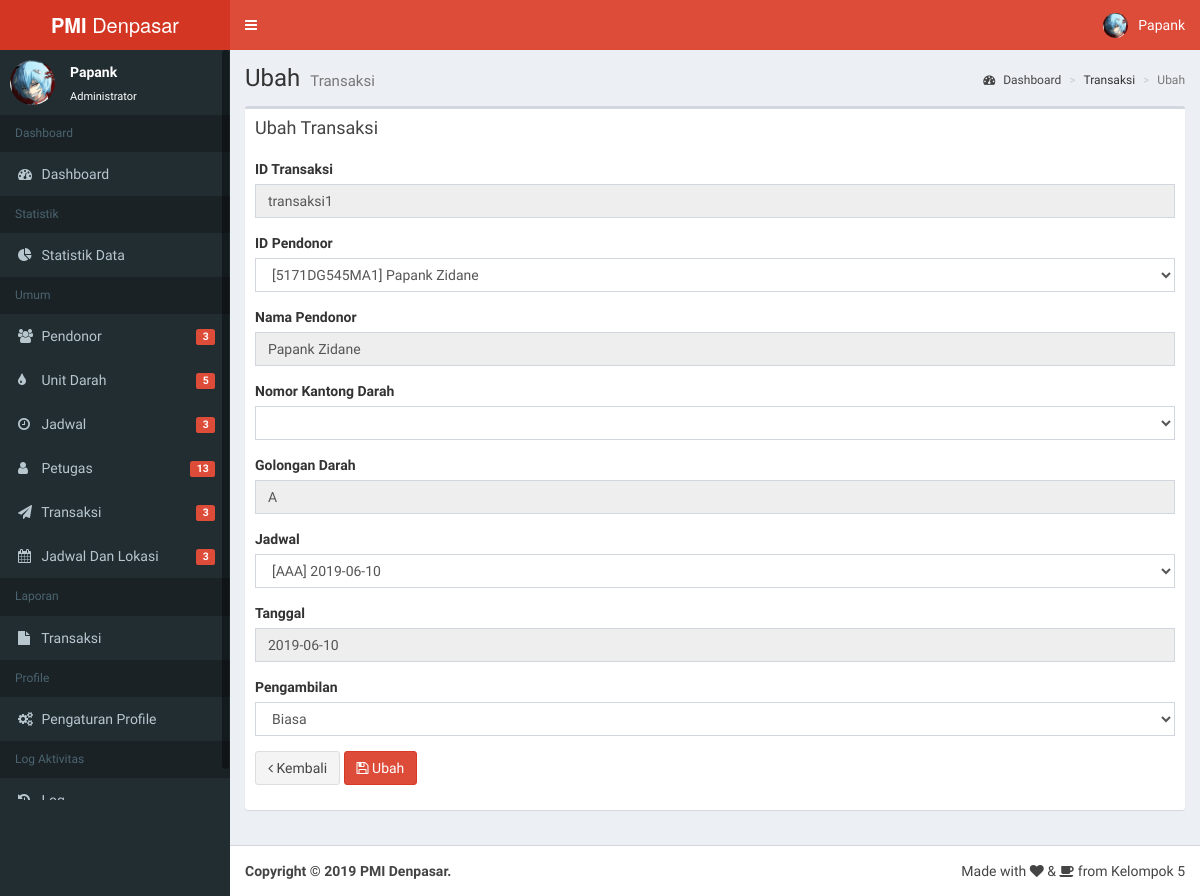
The page /admin/transaksi/ubah/transaksi1 (signed in) on the database its author committed.
### tables this page shows
CREATE TABLE `petugas` (
  `id_petugas` varchar(20) NOT NULL,
  `username` varchar(20) NOT NULL,
  `nama_petugas` varchar(50) NOT NULL,
  `posisi_petugas` varchar(20) NOT NULL,
  `foto_petugas` varchar(255) NOT NULL
);

CREATE TABLE `transaksi` (
  `id_transaksi` varchar(12) NOT NULL,
  `id_pendonor` varchar(20) NOT NULL,
  `id_petugas` varchar(20) NOT NULL,
  `nama_pendonor` text NOT NULL,
  `nomor_kantong_darah` varchar(20) NOT NULL,
  `golongan_darah` varchar(3) NOT NULL,
  `id_jadwal` varchar(10) NOT NULL,
  `tanggal` date NOT NULL,
  `pengambilan` varchar(20) NOT NULL
);

### fungsi.php (called while the page is built, shortened)
<?php
$url = 'http://127.0.0.1/pmi/';
function base_url()
{
    $url = 'http://127.0.0.1/pmi/';
    return $url;
}
function dapatkaninfo($username)
{
    $q = 'SELECT * FROM petugas WHERE username="' . $username . '" LIMIT 1';
    $p = mysqli_query($GLOBALS['conn'], $q) or die(mysqli_error);
    $n = mysqli_fetch_array($p);
    $id = $n['id_petugas'];
    $nama = $n['nama_petugas'];
    $posisi = $n['posisi_petugas'];
    $username = $n['username'];
    $foto = $n['foto_petugas'];
    $arrayinfo = array($nama, $posisi, $foto, $id, $username);
    return $arrayinfo;
}
function dapatkandata($nama_tabel)
{
    return mysqli_query($GLOBALS['conn'], 'SELECT * FROM ' . $nama_tabel . '');
}
function dapatkandatadistinct($nama_kolom, $nama_kolom2, $nama_tabel)
{
    return mysqli_query($GLOBALS['conn'], 'SELECT DISTINCT ' . $nama_kolom . ',' . $nama_kolom2 . ' FROM ' . $nama_tabel . '');
}
function dapatkandatapilihan($nama_tabel, $nama_kolom, $id_data)
{
    return mysqli_query($GLOBALS['conn'], 'SELECT * FROM ' . $nama_tabel . ' WHERE ' . $nama_kolom . ' = "' . $id_data . '" LIMIT 1');
}
function dapatkantotal($nama_tabel)
{
    $query = mysqli_query($GLOBALS['conn'], "SELECT COUNT(*) FROM $nama_tabel;");
    $result = mysqli_fetch_array($query);
    return $result[0];
}

### kontent/transaksi.php (the view, shortened to what this page needs)
<?php
	if(isset($_GET['form'])&& $_GET['form']=="tambah"){
		include("../kontent/".$_GET['halaman']."_tambah.php");
	}else if(isset($_GET['form'])&& $_GET['form']=="ubah"){
		include("../kontent/".$_GET['halaman']."_edit.php");
	}
?>

### admin/index.php (shortened to what this page needs)
<?php
	if(!isset($_SESSION['sesi']) || $_SESSION['sesi'] != 'admin'){
		header("location:../login");
	} else {
		include("../fungsi.php");
?>
<!DOCTYPE html>
<html>
<head>
  <link rel="stylesheet" href="<?php echo $url; ?>dist/css/bootstrap.css">
  <link rel="stylesheet" href="<?php echo $url; ?>dist/css/dataTables.bootstrap.min.css">
  <link rel="stylesheet" href="<?php echo $url; ?>dist/css/font-awesome.min.css">
  <link rel="stylesheet" href="<?php echo $url; ?>dist/css/AdminLTE.min.css">
  <link rel="stylesheet" href="<?php echo $url; ?>dist/css/skin.css">
  <link rel="stylesheet" href="https://cdnjs.cloudflare.com/ajax/libs/Chart.js/2.8.0/Chart.css">
  <link rel="stylesheet" href="<?php echo $url; ?>dist/css/dashboard.css">
  <link rel="stylesheet" href="<?php echo $url; ?>dist/css/datepicker.min.css">
  <link rel="stylesheet" href="<?php echo $url; ?>dist/css/sweetalert2.min.css">
  <link rel="stylesheet" href="<?php echo $url; ?>dist/css/responsive.dataTables.min.css">
  <link rel="stylesheet" href="https://cdn.jsdelivr.net/npm/leaflet-search@2.4.0/dist/leaflet-search.min.css">
  <link rel="stylesheet" href="https://unpkg.com/leaflet@1.4.0/dist/leaflet.css" />
  <link rel="stylesheet" href="https://unpkg.com/esri-leaflet-geocoder@2.2.13/dist/esri-leaflet-geocoder.css">
</head>
<body class="hold-transition skin-red fixed sidebar-mini">
<div class="wrapper">
  <header class="main-header">
    <a href="index.php" class="logo">
      <span class="logo-lg"><b>PMI</b> Denpasar</span>
    </a>
    <nav class="navbar navbar-static-top" role="navigation">
      <a href="#" class="sidebar-toggle" data-toggle="push-menu" role="button">
      </a>
      <div class="navbar-custom-menu">
        <ul class="nav navbar-nav">
          <li class="dropdown user user-menu">
            <a href="#" class="dropdown-toggle" data-toggle="dropdown">
              <img src="<?php echo $url; ?>img/<?php echo dapatkaninfo(username)[2]; ?>" class="user-image" alt="User Image">
              <span class="hidden-xs"><?php echo dapatkaninfo(username)[0]; ?></span>
            </a>
          </li>
        </ul>
      </div>
    </nav>
  </header>
  <aside class="main-sidebar">
    <section class="sidebar">
      <div class="user-panel">
        <div class="pull-left image">
          <img src="<?php echo $url; ?>img/<?php echo dapatkaninfo(username)[2]; ?>" class="img-circle" alt="User Image">
        </div>
        <div class="pull-left info">
          <p><?php echo dapatkaninfo(username)[0]; ?></p>
          <a href="#">Administrator</a>
        </div>
      </div>
      <ul class="sidebar-menu" data-widget="tree">
		<li class="header">Dashboard</li>
		<li><a href="<?php echo $url; ?>admin/"><i class="fa fa-dashboard"></i> <span>Dashboard</span></a></li>
		<li class="header">Statistik</li>
		<li><a href="<?php echo $url; ?>admin/statistikdata"><i class="fa fa-pie-chart"></i> <span>Statistik Data</span></a></li>
        <li class="header">Umum</li>
        <li><a href="<?php echo $url; ?>admin/pendonor"><i class="fa fa-users"></i> <span>Pendonor</span>
		<span class="pull-right-container">
              <span class="label label-danger pull-right"><?php echo dapatkantotal('pendonor'); ?></span>
            </span></a></li>
			<li><a href="<?php echo $url; ?>admin/unitdarah"><i class="fa fa-tint"></i> <span>Unit Darah</span>
		<span class="pull-right-container">
              <span class="label label-danger pull-right"><?php echo dapatkantotal('unit_darah'); ?></span>
            </span></a></li>
		<li><a href="<?php echo $url; ?>admin/jadwal"><i class="fa fa-clock-o"></i> <span>Jadwal</span>
		<span class="pull-right-container">
              <span class="label label-danger pull-right"><?php echo dapatkantotal('jadwal'); ?></span>
            </span></a></li>
		<li><a href="<?php echo $url; ?>admin/petugas"><i class="fa fa-user"></i> <span>Petugas</span><span class="pull-right-container">
              <span class="label label-danger pull-right"><?php echo dapatkantotal('petugas'); ?></span>
            </span></a></li>
		<li><a href="<?php echo $url; ?>admin/transaksi"><i class="fa fa-send"></i> <span>Transaksi</span><span class="pull-right-container">
              <span class="label label-danger pull-right"><?php echo dapatkantotal('transaksi'); ?></span>
            </span></a></li>
					<li><a href="<?php echo $url; ?>admin/jadwallokasi"><i class="fa fa-calendar"></i> <span>Jadwal Dan Lokasi</span><span class="pull-right-container">
              <span class="label label-danger pull-right"><?php echo dapatkantotal('jadwaldanlokasi'); ?></span>
            </span></a></li>
            <li class="header">Laporan</li>
		<li><a href="<?php echo $url; ?>admin/laptransaksi"><i class="fa fa-file"></i> <span>Transaksi</span></a></li>
		<li class="header">Profile</li>
		<li><a href="<?php echo $url; ?>admin/profile"><i class="fa fa-gears"></i> <span>Pengaturan Profile</span></a></li>
    <li class="header">Log Aktivitas</li>
		<li><a href="<?php echo $url; ?>admin/logaktivitas"><i class="fa fa-history"></i> <span>Log</span></a></li>
      </ul>
    </section>
  </aside>
  <div class="content-wrapper">
	<?php
	if(isset($_GET["halaman"])){
		if($_GET["halaman"] == "pendonor"){
			include('../kontent/pendonor.php');
		}else if($_GET["halaman"] == "transaksi"){
			include('../kontent/transaksi.php');
		}else if($_GET["halaman"] == "profile"){
			include('../kontent/pengaturan_profile.php');
		}else if($_GET["halaman"] == "jadwal"){
			include('../kontent/jadwal.php');
		}else if($_GET["halaman"] == "unitdarah"){
			include('../kontent/unitdarah.php');
		}else if($_GET["halaman"] == "petugas"){
			include('../kontent/petugas.php');
		}else if($_GET["halaman"] == "jadwallokasi"){
			include('../kontent/jadwallokasi.php');
		}else if($_GET["halaman"] == "statistikdata"){
			include('../kontent/statistikdata.php');
		}else if($_GET["halaman"] == "laptransaksi"){
			include('../kontent/report_transaksi.php');
		}else if($_GET["halaman"] == "logaktivitas"){
			include('../kontent/logaktivitas.php');
		}else{
			include('../kontent/404.php');
		}
	}elseif(isset($_GET[!"halaman"])){
			include('../kontent/404.php');
	}else{
			include('../kontent/statistikdashboard.php');
	}
	?>
  </div>
  <footer class="main-footer">
    <div class="pull-right hidden-xs">
      Made with <p class="fa fa-heart"></p> & <p class="fa fa-coffee"></p> from Kelompok 5
    </div>
    <strong>Copyright &copy; 2019 PMI Denpasar.</strong>
  </footer>
</body>
</html>
	<?php } ?>

### kontent/transaksi_edit.php (shortened to what this page needs)
<?php
if(isset($_GET['id'])){
	$query = dapatkandatapilihan($_GET['halaman'],'id_transaksi',$_GET['id']);
	if(mysqli_num_rows($query) != 0){
		$r = mysqli_fetch_array($query);
		$id_transaksi			= htmlspecialchars($r['id_transaksi'], ENT_QUOTES, 'UTF-8');
		$id_pendonor			= htmlspecialchars($r['id_pendonor'], ENT_QUOTES, 'UTF-8');
		$nomor_kantong_darah 	= htmlspecialchars($r['nomor_kantong_darah'], ENT_QUOTES, 'UTF-8');
		$golongan_darah 		= htmlspecialchars($r['golongan_darah'], ENT_QUOTES, 'UTF-8');
		$id_jadwal 				= htmlspecialchars($r['id_jadwal'], ENT_QUOTES, 'UTF-8');
		$pengambilan			= htmlspecialchars($r['pengambilan'], ENT_QUOTES, 'UTF-8');
		$opsipengambilan  		= array('Biasa', 'Apheresis');
	}
}
?>
<section class="content-header">
<h1>
Ubah
<small>Transaksi</small>
</h1>
<ol class="breadcrumb">
<li><a href="index.php"><i class="fa fa-dashboard"></i> Dashboard</a></li>
<li>Transaksi</li>
<li class="active">Ubah</li>
</ol>
</section>
<section class="content">
<div class="box">
	<div class="box-header">
	<h3 class="box-title">Ubah Transaksi</h3>
	</div>
<form method="post" enctype="multipart/form-data">
	<div class="box-body">
		  <div class="form-group">
			<label for="id_transaksi" class="control-label">ID Transaksi</label>
			<div>
			  <input type="text" class="form-control" disabled="disabled" value="<?php echo $id_transaksi; ?>" required>
			</div>
		  </div>
		  <div class="form-group">
			<label for="id_pendonor" class="control-label">ID Pendonor</label>
			<div>
			<select class="form-control" name="id_pendonor" id="id_pendonor" onchange="pilihpendonor();" required>
			<?php
			$q	= dapatkandatadistinct('id_pendonor','nama_lengkap_pendonor','daftarpendonorunitdarah');
			$n	= mysqli_num_rows($q);
					if ($n!=0)
						{
							while ($r = mysqli_fetch_array($q)){
							$pil_id_pendonor 			= htmlspecialchars($r['id_pendonor'], ENT_QUOTES, 'UTF-8');
							$pil_nama_lengkap_pendonor 	= htmlspecialchars($r['nama_lengkap_pendonor'], ENT_QUOTES, 'UTF-8');
								if($pil_id_pendonor == $id_pendonor){
									echo '<option selected="selected" namapendonor="'.$pil_nama_lengkap_pendonor.'" kantong="'.$nomor_kantong_darah.'" identitas="'.$pil_id_pendonor.'"  value="'.$pil_id_pendonor.'">['.$pil_id_pendonor.']&nbsp;'.$pil_nama_lengkap_pendonor.'</option>';
								}else{
									echo '<option namapendonor="'.$pil_nama_lengkap_pendonor.'" identitas="'.$pil_id_pendonor.'" kantong="'.$nomor_kantong_darah.'"  value="'.$pil_id_pendonor.'">['.$pil_id_pendonor.']&nbsp;'.$pil_nama_lengkap_pendonor.'</option>';
								}
							}
						}
			echo "</select>";
			?>
			</div>
		  </div>
		  <div class="form-group">
			<label for="nama_pendonor_disabled" class="control-label">Nama Pendonor</label>
			<div>
			  <input type="text" id="nama_pendonor_disabled" class="form-control" disabled="disabled" required>
			</div>
		  </div>
		  <div class="form-group">
			<label for="nomor_kantong_darah" class="control-label">Nomor Kantong Darah</label>
			<div>
			<select class="form-control" id="nomor_kantong_darah" name="nomor_kantong_darah" onchange="pilihgoldar();" required>
			</select>
			</div>
		  </div>
		  <div class="form-group">
			<label for="gol_dar_disabled" class="control-label">Golongan Darah</label>
			<div>
			  <input type="text" id="gol_dar_disabled" class="form-control" value="<?php echo $golongan_darah; ?>" disabled="disabled" required>
			</div>
		  </div>
		  <div class="form-group">
			<label for="id_jadwal" class="control-label">Jadwal</label>
			<div>
			<select class="form-control" name="id_jadwal" id="id_jadwal" onchange="pilihjadwal2();" required>
			<?php
			$q	= dapatkandata('jadwal');
			$n	= mysqli_num_rows($q);
					if ($n!=0)
						{
							while ($r = mysqli_fetch_array($q)){
							$pil_id_jadwal 		= htmlspecialchars($r['id_jadwal'], ENT_QUOTES, 'UTF-8');
							$pil_instasi_jadwal = htmlspecialchars($r['instasi_jadwal'], ENT_QUOTES, 'UTF-8');
							$pil_tanggal_jadwal = htmlspecialchars($r['tanggal_jadwal'], ENT_QUOTES, 'UTF-8');
							if($pil_id_jadwal == $id_jadwal){
							echo '<option selected="selected" idjad="'.$pil_id_jadwal.'" tanggal_jadwal="'.$pil_tanggal_jadwal.'"  value="'.$pil_id_jadwal.'">['.$pil_instasi_jadwal.']&nbsp;'.$pil_tanggal_jadwal.'</option>';
							}else{
								echo '<option idjad="'.$pil_id_jadwal.'" tanggal_jadwal="'.$pil_tanggal_jadwal.'"  value="'.$pil_id_jadwal.'">['.$pil_instasi_jadwal.']&nbsp;'.$pil_tanggal_jadwal.'</option>';
							}
						 }
						}
			echo "</select>";
			?>
			</div>
		  </div>
		  <div class="form-group">
			<label for="tanggal_disabled" class="control-label">Tanggal</label>
			<div>
			  <input type="text" id="tanggal_disabled" class="form-control" disabled="disabled" >
			</div>
		  </div>
		  <div class="form-group">
			<label for="pengambilan" class="control-label">Pengambilan</label>
			<div>
			  <select class="form-control" id="pengambilan" name="pengambilan" required>
				<?php
					foreach($opsipengambilan as $option){
    			    if($pengambilan == $option){
							echo "<option selected='selected' value='$option'>$option</option>" ;
						}else{
							echo "<option value='$option'>$option</option>" ;
						}
					}
				?>
            </select>
			</div>
		  </div>
		  <div class="form-group">
			<div>
			 <a href="<?php echo base_url(); ?>admin/transaksi/"><button type="button" class="btn btn-default"><i class="fa fa-angle-left"></i>  Kembali</button></a>
			  <button type="submit" name="submit" class="btn btn-danger"><i class="fa fa-save"></i> Ubah</button>
			</div>
		  </div>
	</div>
</form>
</div>
</section>

### rows shown on the page
petugas: foto_petugas (picture)
transaksi: id_transaksi "transaksi1", id_pendonor "[5171DG545MA1] Papank Zidane", golongan_darah "A", pengambilan "Biasa"

### other values the page prints
dapatkaninfo(username)[0] "Papank"
dapatkantotal('pendonor') "3"
dapatkantotal('unit_darah') "5"
dapatkantotal('jadwal') "3"
dapatkantotal('petugas') "13"
dapatkantotal('transaksi') "3"
dapatkantotal('jadwaldanlokasi') "3"
